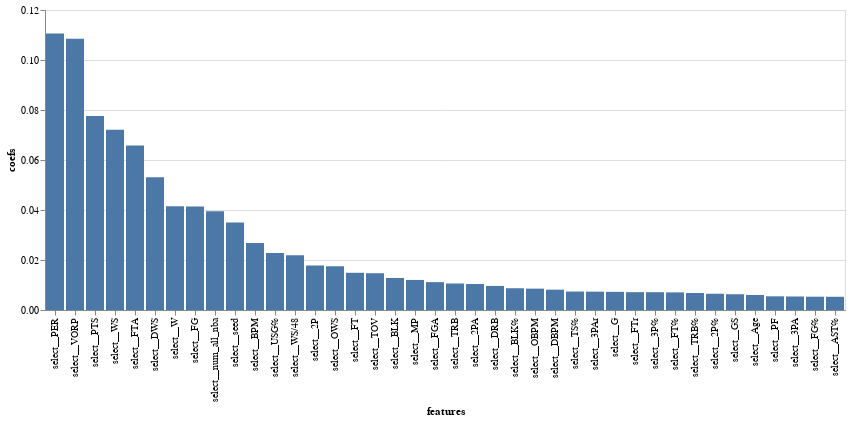

This figure's notebook cell:
### Markdown cell above
We can also view which coefficients made the most impact on the model. We see that VORP and PER were two of the strongest features in predicting All-NBA status, similar to the full dataset model.

### Code cell
alt.Chart(coef_df_nz[0:40]).mark_bar().encode(
    y='coefs',
    x=alt.Y('features', sort='-y'))

### Figure 1 — Vega-Lite specification as saved in the notebook (floating-point values rounded to 4 significant figures)
{"config": {"view": {"continuousWidth": 400, "continuousHeight": 300}}, "data": {"name": "data-24678632f37e57ffd1b99bdde9310174"}, "mark": "bar", "encoding": {"x": {"field": "features", "sort": "-y", "type": "nominal"}, "y": {"field": "coefs", "type": "quantitative"}}, "$schema": "https://vega.github.io/schema/vega-lite/v4.17.0.json", "datasets": {"data-24678632f37e57ffd1b99bdde9310174": [{"coefs": 0.1106, "features": "select__PER"}, {"coefs": 0.1085, "features": "select__VORP"}, {"coefs": 0.07763, "features": "select__PTS"}, {"coefs": 0.07211, "features": "select__WS"}, {"coefs": 0.06577, "features": "select__FTA"}, {"coefs": 0.05313, "features": "select__DWS"}, {"coefs": 0.0415, "features": "select__W"}, {"coefs": 0.04142, "features": "select__FG"}, {"coefs": 0.03948, "features": "select__num_all_nba"}, {"coefs": 0.03502, "features": "select__seed"}, {"coefs": 0.02681, "features": "select__BPM"}, {"coefs": 0.02278, "features": "select__USG%"}, {"coefs": 0.02189, "features": "select__WS/48"}, {"coefs": 0.01781, "features": "select__2P"}, {"coefs": 0.0175, "features": "select__OWS"}, {"coefs": 0.01488, "features": "select__FT"}, {"coefs": 0.01471, "features": "select__TOV"}, {"coefs": 0.0128, "features": "select__BLK"}, {"coefs": 0.01202, "features": "select__MP"}, {"coefs": 0.01115, "features": "select__FGA"}, {"coefs": 0.0106, "features": "select__TRB"}, {"coefs": 0.0104, "features": "select__2PA"}, {"coefs": 0.009625, "features": "select__DRB"}, {"coefs": 0.008705, "features": "select__BLK%"}, {"coefs": 0.00855, "features": "select__OBPM"}, {"coefs": 0.008133, "features": "select__DBPM"}, {"coefs": 0.007385, "features": "select__TS%"}, {"coefs": 0.007341, "features": "select__3PAr"}, {"coefs": 0.007262, "features": "select__G"}, {"coefs": 0.007135, "features": "select__FTr"}, {"coefs": 0.007126, "features": "select__3P%"}, {"coefs": 0.007045, "features": "select__FT%"}, {"coefs": 0.006804, "features": "select__TRB%"}, {"coefs": 0.006501, "features": "select__2P%"}, {"coefs": 0.006305, "features": "select__GS"}, {"coefs": 0.005991, "features": "select__Age"}, {"coefs": 0.005471, "features": "select__PF"}, {"coefs": 0.005408, "features": "select__3PA"}, {"coefs": 0.005323, "features": "select__FG%"}, {"coefs": 0.005293, "features": "select__AST%"}]}}
